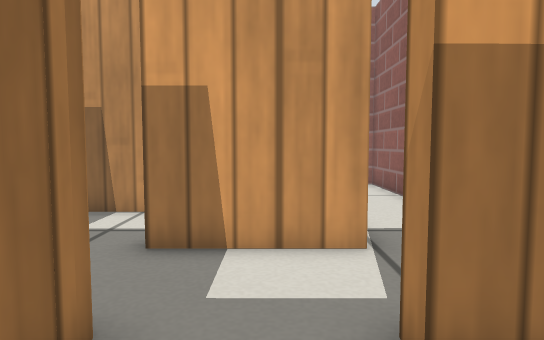
view 1 (above)

19 first-person views from a walk through a world built for the Gazebo simulator. The camera is 0.34 m above the floor, tilts 4° down and sees 75° across. The floor is counted in squares, 0.2 m on a side. Each view is taken from the middle of a square. On the plan, view 1 faces up. The plan holds only what a view shows up to about 17 squares ahead; the rest is blank. Simple patterns stand in for the simulator's built-in surfaces.

view 2
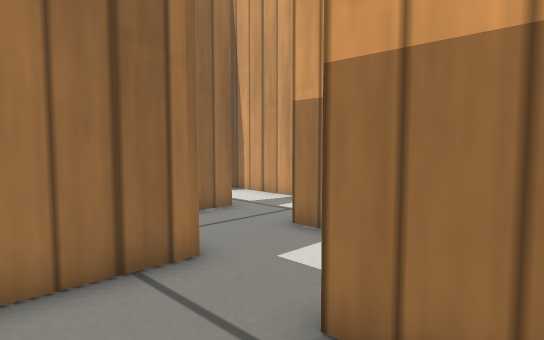

view 3
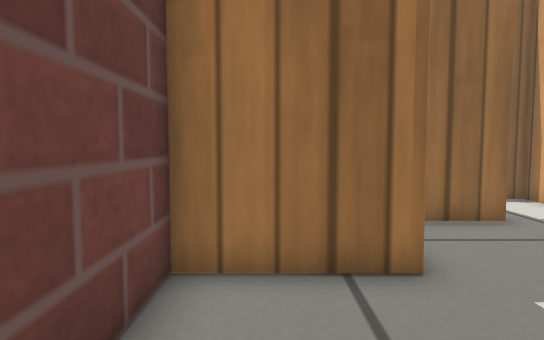

view 4
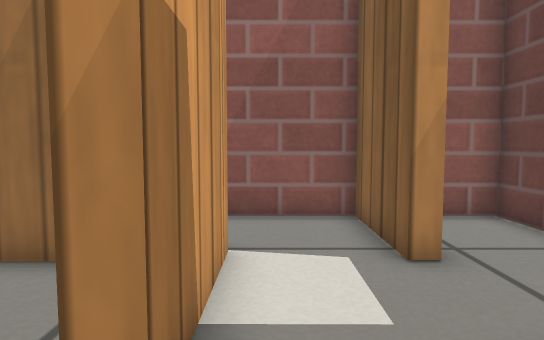

view 5
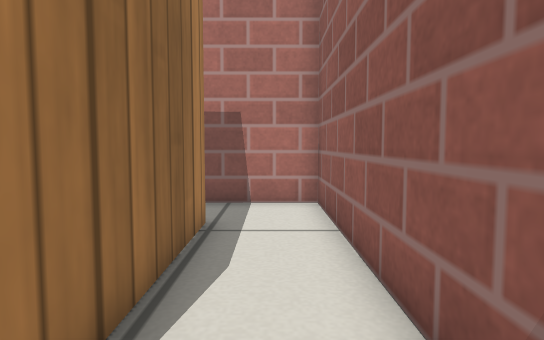

view 6
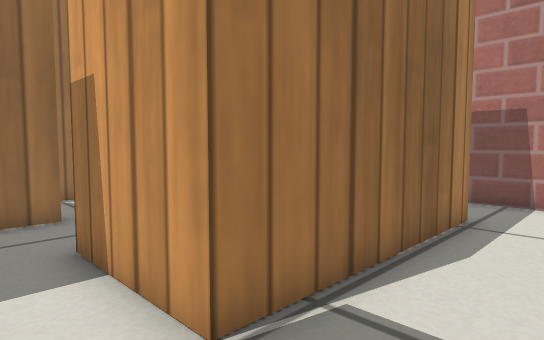

view 7
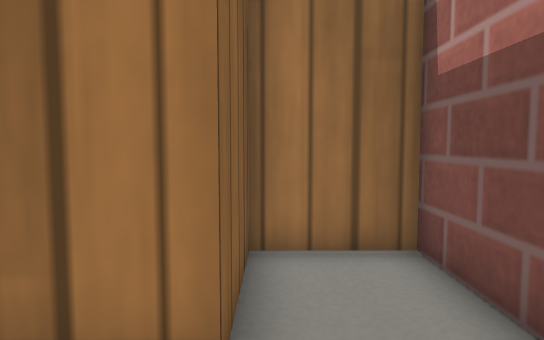

view 8
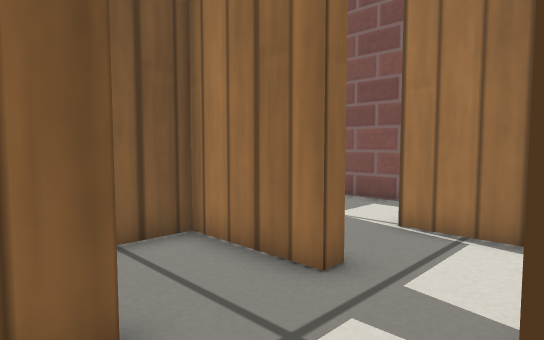

view 9
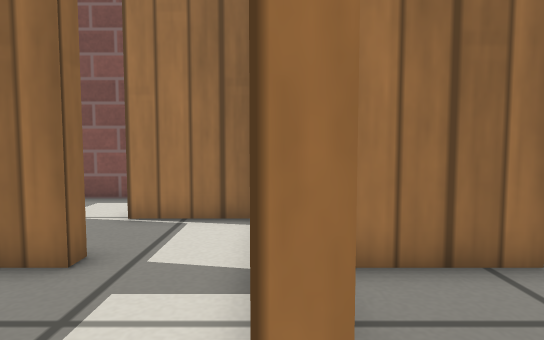

view 10
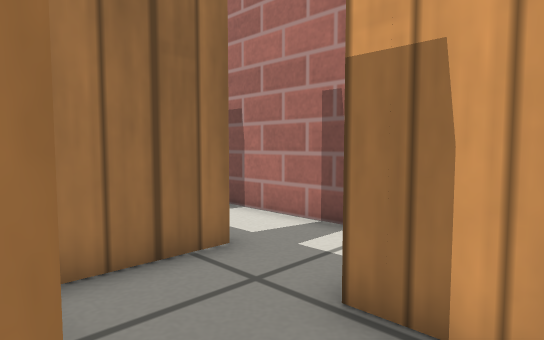

view 11
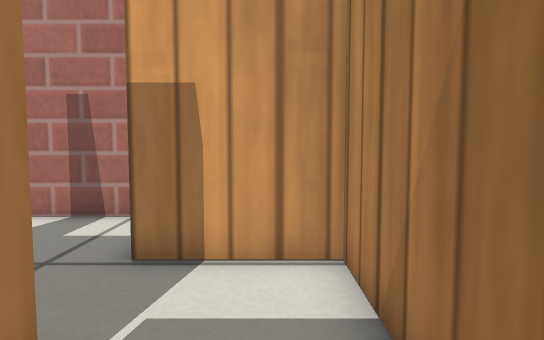

view 12
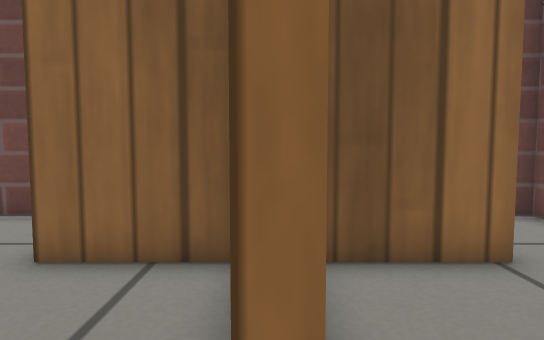

view 13
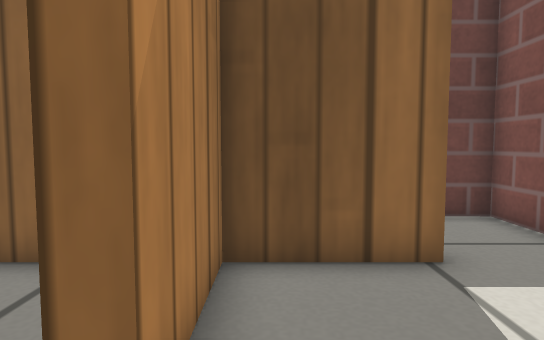

view 14
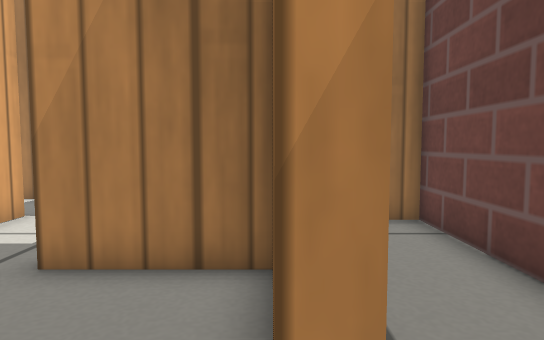

view 15
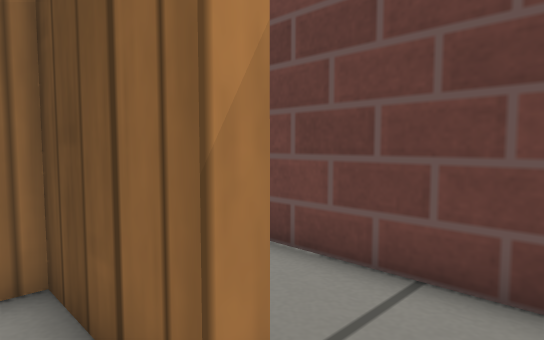

view 16
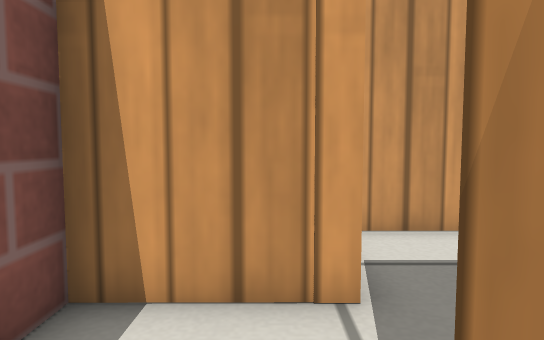

view 17
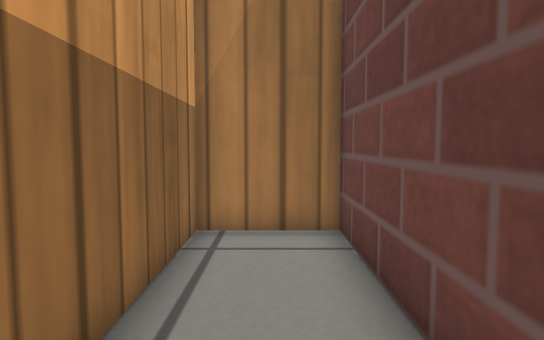

view 18
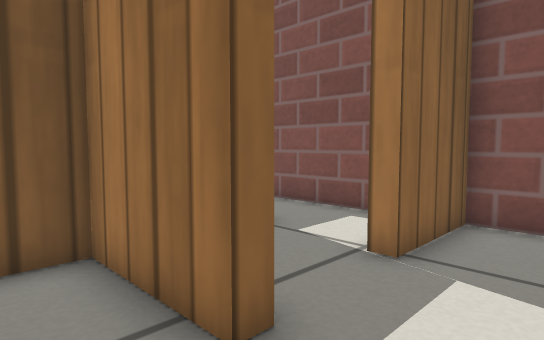

view 19
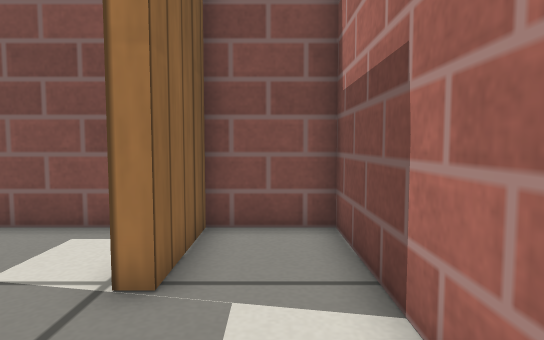

### Floor plan
Ten units are one square. View 1 is at (0, 0); x grows to the right and y downward. Boxes are objects, and circles mark ways between rooms. Rooms are numbered by the first view taken in them; rooms with no view inside come last. Other rooms are left out.
<svg viewBox="-117 -158 165 166">
<path fill="none" stroke="#000" d="M28 -25 11 -25 11 -30M-16 -30 -16 3 43 3 43 -10M-48 -62 -48 -30 -26 -30M11 -30 43 -30 43 -153 -15 -153 -16 -126 16 -126 16 -57 -21 -57M-26 -30 -16 -30M-16 -95 -16 -89M11 -81 11 -121 -21 -121M-16 -89 -26 -89M-21 -62 -13 -62M-53 -62 -48 -62M-21 -57 -21 -62M-26 -89 -55 -89M-55 -89 -80 -89 -80 -57M-85 -24 -85 -30M-112 -35 -112 3 -21 3 -21 -25 -72 -25M-80 -57 -112 -57 -112 -35M-32 -153 -54 -153M-54 -126 -48 -126 -48 -116M-54 -153 -112 -153 -112 -126 -80 -126 -80 -121M-112 -108 -112 -69M-85 -30 -53 -30 -53 -62M-48 -116 -48 -94 -36 -94"/>
<circle cx="0" cy="-30" r="3" fill="#2a7"/>
<circle cx="-20" cy="-45" r="3" fill="#2a7"/>
<circle cx="-35" cy="-60" r="3" fill="#2a7"/>
<circle cx="-5" cy="-90" r="3" fill="#2a7"/>
<circle cx="-20" cy="-105" r="3" fill="#2a7"/>
<circle cx="-20" cy="-75" r="3" fill="#2a7"/>
<circle cx="-50" cy="-75" r="3" fill="#2a7"/>
<circle cx="-65" cy="-60" r="3" fill="#2a7"/>
<circle cx="-95" cy="-30" r="3" fill="#2a7"/>
<circle cx="-80" cy="-45" r="3" fill="#2a7"/>
<circle cx="-50" cy="-140" r="3" fill="#2a7"/>
<circle cx="-35" cy="-120" r="3" fill="#2a7"/>
<circle cx="-70" cy="-120" r="3" fill="#2a7"/>
<text x="10" y="-10">1</text>
<text x="-40" y="-50">2</text>
<text x="20" y="-100">3</text>
<text x="-10" y="-100">4</text>
<text x="-10" y="-80">5</text>
<text x="-40" y="-70">6</text>
<text x="-70" y="-70">7</text>
<text x="-70" y="-10">8</text>
<text x="-100" y="-50">9</text>
<text x="-40" y="-140">10</text>
<text x="-80" y="-140">11</text>
<text x="-90" y="-100">12</text>
<text x="-70" y="-50">13</text>
<text x="-40" y="-110">14</text>
</svg>
Room 1 opens to room 3. Room 2 opens to room 3. Room 2 opens to room 6. Room 4 opens to room 5. Room 4 opens to room 14. Room 5 opens to room 6. Room 6 opens to room 7. Room 7 opens to room 13. Room 8 opens to room 9. Room 9 opens to room 13. Room 10 opens to room 11. Room 10 opens to room 14. Room 11 opens to room 12.

Where each view was taken, in squares from view 1:
view 1: 0 up, 0 right, facing up
view 2: 0 up, 3 right, facing up-left
view 3: 1 up, 3 right, facing left
view 4: 5 up, 4 left, facing right
view 5: 5 up, 3 right, facing up
view 6: 4 up, 4 right, facing up-left
view 7: 13 up, 4 right, facing left
view 8: 9 up, 1 left, facing down-left
view 9: 9 up, 0 right, facing left
view 10: 9 up, 0 right, facing up-left
view 11: 7 up, 0 right, facing up
view 12: 8 up, 5 left, facing down
view 13: 8 up, 6 left, facing down
view 14: 3 up, 10 left, facing right
view 15: 4 up, 10 left, facing down-right
view 16: 2 up, 9 left, facing up
view 17: 1 up, 9 left, facing right
view 18: 15 up, 3 left, facing down-left
view 19: 14 up, 4 left, facing left
